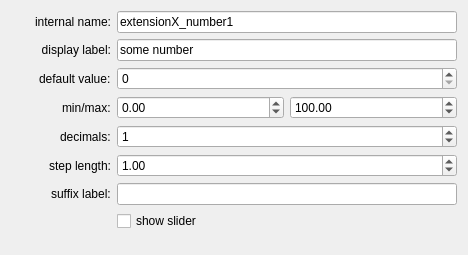
<?xml version="1.0" encoding="UTF-8"?>
<ui version="4.0">
 <class>edit</class>
 <widget class="QWidget" name="edit">
  <property name="geometry">
   <rect>
    <x>0</x>
    <y>0</y>
    <width>468</width>
    <height>255</height>
   </rect>
  </property>
  <property name="windowTitle">
   <string>Form</string>
  </property>
  <layout class="QFormLayout" name="edit_layout">
   <property name="fieldGrowthPolicy">
    <enum>QFormLayout::AllNonFixedFieldsGrow</enum>
   </property>
   <property name="labelAlignment">
    <set>Qt::AlignRight|Qt::AlignTrailing|Qt::AlignVCenter</set>
   </property>
   <item row="0" column="0">
    <widget class="QLabel" name="internalNameLabel">
     <property name="minimumSize">
      <size>
       <width>100</width>
       <height>0</height>
      </size>
     </property>
     <property name="text">
      <string>internal name:</string>
     </property>
     <property name="alignment">
      <set>Qt::AlignRight|Qt::AlignTrailing|Qt::AlignVCenter</set>
     </property>
    </widget>
   </item>
   <item row="0" column="1">
    <widget class="QLineEdit" name="cfg_name">
     <property name="text">
      <string>extensionX_number1</string>
     </property>
    </widget>
   </item>
   <item row="1" column="0">
    <widget class="QLabel" name="displayLabelLabel">
     <property name="minimumSize">
      <size>
       <width>100</width>
       <height>0</height>
      </size>
     </property>
     <property name="text">
      <string>display label:</string>
     </property>
     <property name="alignment">
      <set>Qt::AlignRight|Qt::AlignTrailing|Qt::AlignVCenter</set>
     </property>
    </widget>
   </item>
   <item row="1" column="1">
    <widget class="QLineEdit" name="cfg_label">
     <property name="text">
      <string>some number</string>
     </property>
    </widget>
   </item>
   <item row="2" column="0">
    <widget class="QLabel" name="label">
     <property name="text">
      <string>default value:</string>
     </property>
    </widget>
   </item>
   <item row="2" column="1">
    <widget class="QDoubleSpinBox" name="value">
     <property name="suffix">
      <string notr="true"/>
     </property>
     <property name="decimals">
      <number>0</number>
     </property>
     <property name="singleStep">
      <double>1.000000000000000</double>
     </property>
     <property name="value">
      <double>0.000000000000000</double>
     </property>
    </widget>
   </item>
   <item row="3" column="0">
    <widget class="QLabel" name="label_2">
     <property name="text">
      <string>min/max:</string>
     </property>
    </widget>
   </item>
   <item row="3" column="1">
    <layout class="QHBoxLayout" name="horizontalLayout">
     <property name="topMargin">
      <number>0</number>
     </property>
     <item>
      <widget class="QDoubleSpinBox" name="cfg_min">
       <property name="minimum">
        <double>-16777215.000000000000000</double>
       </property>
       <property name="maximum">
        <double>16777215.000000000000000</double>
       </property>
       <property name="value">
        <double>0.000000000000000</double>
       </property>
      </widget>
     </item>
     <item>
      <widget class="QDoubleSpinBox" name="cfg_max">
       <property name="minimum">
        <double>-16777215.000000000000000</double>
       </property>
       <property name="maximum">
        <double>16777215.000000000000000</double>
       </property>
       <property name="value">
        <double>100.000000000000000</double>
       </property>
      </widget>
     </item>
    </layout>
   </item>
   <item row="4" column="0">
    <widget class="QLabel" name="label_3">
     <property name="text">
      <string>decimals:</string>
     </property>
    </widget>
   </item>
   <item row="4" column="1">
    <widget class="QSpinBox" name="cfg_decimals">
     <property name="value">
      <number>1</number>
     </property>
    </widget>
   </item>
   <item row="5" column="0">
    <widget class="QLabel" name="label_4">
     <property name="text">
      <string>step length:</string>
     </property>
    </widget>
   </item>
   <item row="5" column="1">
    <widget class="QDoubleSpinBox" name="cfg_step_len">
     <property name="maximum">
      <double>16777215.000000000000000</double>
     </property>
     <property name="value">
      <double>1.000000000000000</double>
     </property>
    </widget>
   </item>
   <item row="6" column="0">
    <widget class="QLabel" name="label_5">
     <property name="text">
      <string>suffix label:</string>
     </property>
    </widget>
   </item>
   <item row="6" column="1">
    <widget class="QLineEdit" name="cfg_suffix"/>
   </item>
   <item row="7" column="1">
    <widget class="QCheckBox" name="cfg_slider">
     <property name="text">
      <string>show slider</string>
     </property>
    </widget>
   </item>
  </layout>
 </widget>
 <resources/>
 <connections/>
</ui>
